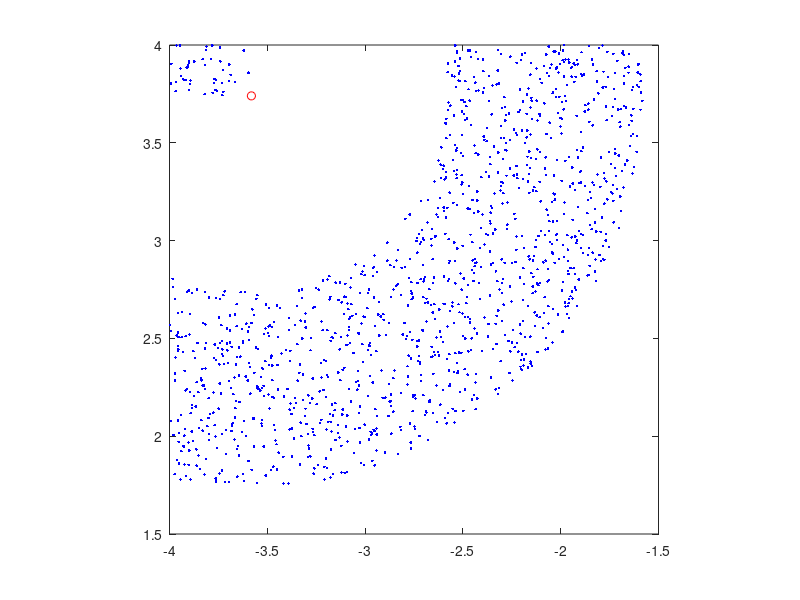

Reproduce this figure in MATLAB. (Note: this script raises an error after producing the figure.)
% Edmund Cheng N19308437
%% Problem 1
clear; clc; format short;
UPC1 = [7 2 NaN 8 3 5 7 9 0 1 4 6 ;2 8 3 5 7 9 0 1 4 6 NaN 8;...
    0 1 4 6 NaN 8 5 9 3 3 3 2 ;NaN 8 5 9 3 3 3 2 9 0 1 2;...
    9 2 8 3 5 7 0 1 4 6 NaN 1];
ARRAY1 = isnan(UPC1);
% Value of true (1) if the corresponding element of input is NaN
% Value of false (0) otherwise
UPC1(ARRAY1) = 0;
% From previous homework
d1 = UPC1(:,(1:2:end)); % Odd Columns
d2 = UPC1(:,(2:2:end)); % Even Columns
SumOdd = sum(d1,2);
SumEven = sum(d2,2);
s = (3*(SumOdd)) + SumEven;
newdig = mod(3.*s,10);
[Row,Col] = find(ARRAY1);
[Sorted1, Idx] = sort(Row); 
Sorted2 = Col(Idx);
LinIdx = sub2ind(size(UPC1), Sorted1, Sorted2);
UPC1(LinIdx) = newdig;
disp(UPC1)
%      7     2     2     8     3     5     7     9     0     1     4     6
%      2     8     3     5     7     9     0     1     4     6     5     8
%      0     1     4     6     2     8     5     9     3     3     3     2
%      1     8     5     9     3     3     3     2     9     0     1     2
%      9     2     8     3     5     7     0     1     4     6     4     1
disp(ARRAY1)
%      0     0     1     0     0     0     0     0     0     0     0     0
%      0     0     0     0     0     0     0     0     0     0     1     0
%      0     0     0     0     1     0     0     0     0     0     0     0
%      1     0     0     0     0     0     0     0     0     0     0     0
%      0     0     0     0     0     0     0     0     0     0     1     0
d3 = UPC1(:,(1:2:end)); % Odd Columns
d4 = UPC1(:,(2:2:end)); % Even Columns
NewSumOdd = sum(d3,2);
NewSumEven = sum(d4,2);
NewTotalSum = (3*(NewSumOdd)) + NewSumEven;
% NewTotalSum =
% 
%    100
%    100
%     80
%     90
%    110
%% Problem 2
clear; clc; format short;
load RingSquare;
R1 = 1;
R2 = 2;
numCOORD = 1234;
disp('Enter the point to be used as the target:')
theTarget=input(['Enter a whole number from 1 to',num2str(numCOORD)]);
% In this problem, we must first load Ring Square. We must then input the
% whole number values between 1 to 1234. We are than plotting x and y
% values to see how far they deviate from the center point. We are given
% R1 and R2. We are looking for x and y coordinates whose distances are
% greater than R1 but less that R2. To find out their distances and whether
% or not they are greater than R1 and less than R2, we must apply the
% diatance formula. This formula is given by the square root of (x2-x1)^2
% + (y2-y1)^2. 
xValue = COORD(theTarget);
yValue = COORD(theTarget,2);
xCoordinates = COORD(1: end, 1);
% More x values = column vector
yCoordinates = COORD(1: end, 2);
% More y values = column vector
d = sqrt(((xCoordinates - xValue).^2)+ ((yCoordinates - yValue).^2)); 
% Using the distance formula
LOGICALCOORD = ((0<d) & (d>R1) & (d<R2)) | ((COORD(:,1)<xValue)...
    & (COORD(:,2)) > yValue);
LOGICALCOORDTrue = find(LOGICALCOORD == 1);
% This helps you find the place(s) where the logical array is true
xCoordinates2 = COORD(LOGICALCOORDTrue, 1);
yCoordinates2 = COORD(LOGICALCOORDTrue, 2);
COORD2 = [xCoordinates2, yCoordinates2];

% Plot the selected points with a blue dot:
plot(COORD2(:,1),COORD2(:,2),'b.');
axis square;
hold on;
% Plot the target point with a red circle:
plot(COORD(theTarget,1), COORD(theTarget,2), 'ro');
hold off;
disp('The number of points in the figure is', num2str(size(COORD2,1)));